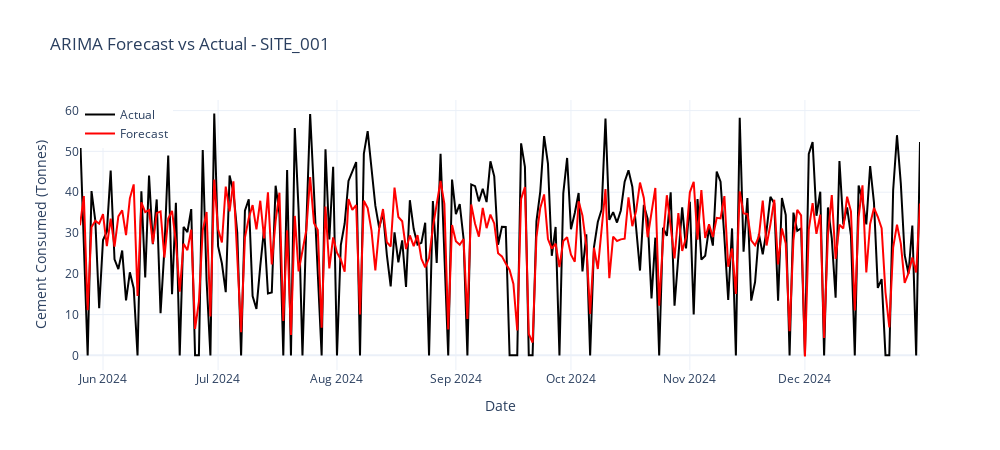

Here is the notebook cell this chart was saved with:
### Code cell
# Visualizing SARIMAX Forecast vs Actual
import plotly.graph_objects as go

fig = go.Figure()

# Actual values
fig.add_trace(go.Scatter(
    x=y_test.index, 
    y=y_test, 
    mode="lines", 
    name="Actual", 
    line=dict(color="black")
))

# Forecast values
fig.add_trace(go.Scatter(
    x=y_test.index, 
    y=arima_forecast, 
    mode="lines", 
    name="Forecast", 
    line=dict(color="red")
))

# Layout
fig.update_layout(
    title=f"ARIMA Forecast vs Actual - {site_id}",
    xaxis_title="Date",
    yaxis_title="Cement Consumed (Tonnes)",
    legend=dict(x=0, y=1),
    template="plotly_white",
    width=1000,
    height=450
)

fig.show()

### Figure 1 — Plotly figure (JSON) as saved in the notebook; plotly's stock layout.template omitted (floating-point values rounded to 4 significant figures; data arrays with more than 128 entries replaced by an {"elided": "..."} marker saying what was removed)
{"data": [{"line": {"color": "black"}, "mode": "lines", "name": "Actual", "type": "scatter", "x": {"elided": "220 str values"}, "y": {"elided": "220 float values"}}, {"line": {"color": "red"}, "mode": "lines", "name": "Forecast", "type": "scatter", "x": {"elided": "220 str values"}, "y": {"elided": "220 float values"}}], "layout": {"height": 450, "legend": {"x": 0, "y": 1}, "title": {"text": "ARIMA Forecast vs Actual - SITE_001"}, "width": 1000, "xaxis": {"title": {"text": "Date"}}, "yaxis": {"title": {"text": "Cement Consumed (Tonnes)"}}}}
